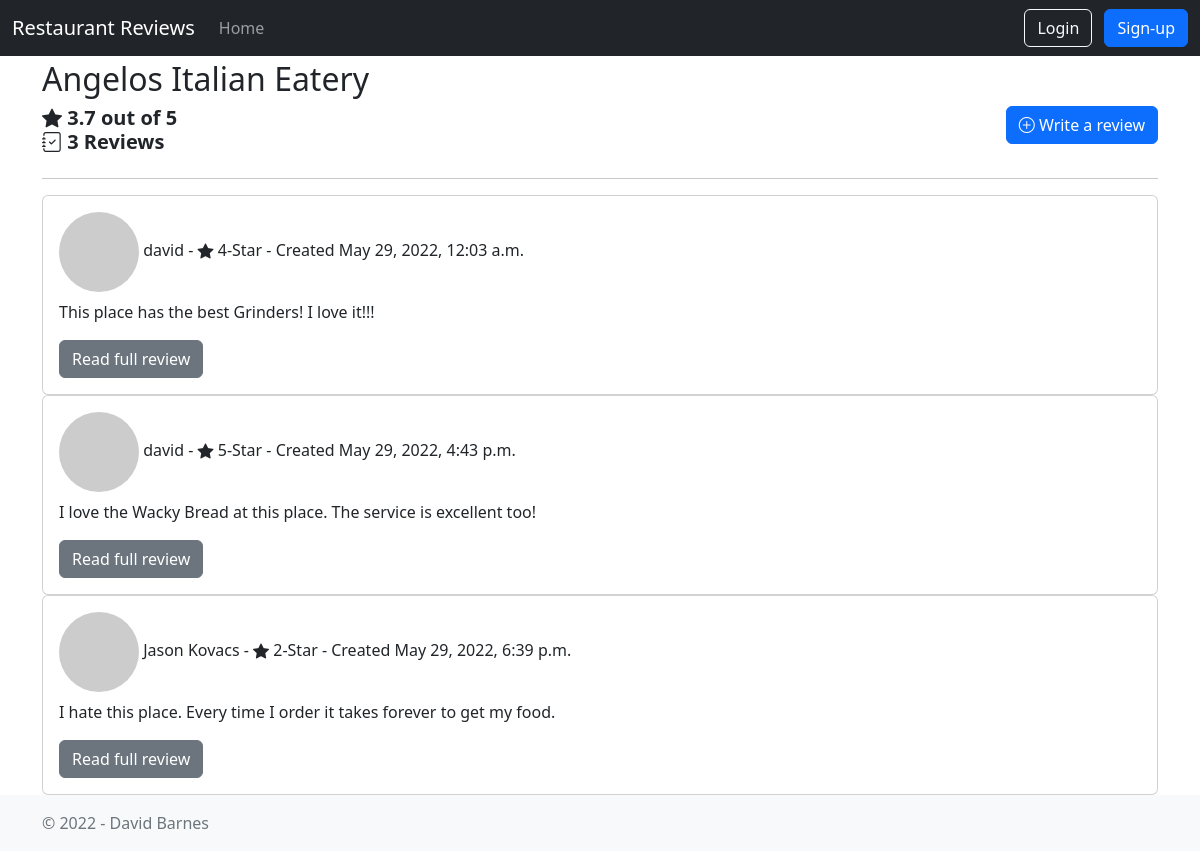
Page /restaurant/1/ on the committed database.
### restaurant/models.py (models this page shows, shortened)
class Restaurant(models.Model):
    name = models.CharField(max_length=200)
    created = models.DateTimeField(auto_now_add=True)
    updated = models.DateTimeField(auto_now=True)
    def avg_rating(self):
        return self.reviews.all().aggregate(Avg("rating"))["rating__avg"]
    def review_count(self):
        return self.reviews.count()

class Review(models.Model):
    restaurant = models.ForeignKey(
        Restaurant,
        on_delete=models.CASCADE,
        related_name="reviews",
    )
    author = models.ForeignKey(
        "auth.User",
        on_delete=models.CASCADE,
        related_name="reviews",
    )
    body = models.TextField()
    rating = models.IntegerField(choices=RATING_CHOICES)
    created = models.DateTimeField(auto_now_add=True)
    updated = models.DateTimeField(auto_now=True)

### restaurant/views.py (the view)
class RestaurantDetailView(DetailView):
    model = Restaurant
    template_name = "restaurant_detail.html"
    context_object_name = "restaurant"

### restaurant/templatetags/helper_tags.py (called while the page is built)
@register.simple_tag(takes_context=True)
def get_avatar_url(context, user=None, email=None, size=None, default="mp"):
    if not size:
        size = 25
    email = email or ""
    if not email and user and hasattr(user, "email"):
        email = user.email or ""
    return "https://www.gravatar.com/avatar/{hash}?s={size}&d={default}".format(
        hash=md5(email.encode("utf-8")).hexdigest(),
        size=size or "",
        default=default,
    )

### templates/restaurant_detail.html (shortened to what this page needs)
{% extends "base.html" %}
{% block content %}
  <h2>{{ restaurant.name }}</h2>
  {% include "partials/_restaurant_stats.html" %}
  <div class="float-end">
    <a href="{% url "review_new" restaurant.pk %}" class="btn btn-primary">
      <i class="bi bi-plus-circle" aria-hidden="true"></i>
      Write a review
    </a>
  </div>
  <div class="clearfix"></div>
  <hr>
  {% if restaurant.reviews.exists %}
    {% for review in restaurant.reviews.all %}
      <div class="card">
        <div class="card-body">
          {% include 'partials/_review.html' %}
          <a href="{% url "review_detail" review.pk %}" class="btn btn-secondary">
            Read full review
          </a>
        </div>
      </div>
    {% endfor %}
  {% else %}
    There are no reviews yet.
  {% endif %}
{% endblock content %}

### templates/partials/_restaurant_stats.html
<div class="blog-post-meta float-start">
  <h5>
  {% if restaurant.avg_rating %}
    <i class="bi bi-star-fill"></i> <b>{{ restaurant.avg_rating|floatformat }} out of 5</b>
  {% else %}
    <i class="bi bi-star-fill"></i> <b>No ratings yet</b>
  {% endif %}
  <br>
  {% if restaurant.review_count > 0 %}
    <i class="bi bi-journal-check"></i> <b>{{ restaurant.review_count }} Reviews</b>
  {% else %}
    <i class="bi bi-journal-check"></i> <b>No reviews yet</b>
  {% endif %}
  </h5>
</div>

### templates/partials/_review.html
{% load helper_tags %}
<h6 class="card-title">
  <img src="{% get_avatar_url email=review.author.email %}" class="rounded-circle" alt="user image">
  {% if review.author.first_name and review.author.last_name %}
    {{ review.author.first_name }} {{ review.author.last_name }}
  {% else %}
    {{ review.author.username }}
  {% endif %}
  - <i class="bi bi-star-fill"></i> {{ review.rating }}-Star
  - Created {{ review.created }}
</h6>
<p class="card-text">{{ review.body }}</p>

### rows in the picture
Restaurant: name "Angelos Italian Eatery", avg_rating "3.7", review_count "3"
Review: author.username "david", rating "4", created "May 29, 2022, 12:03 a.m.", body "This place has the best Grinders! I love it!!!"
Review: author.username "david", rating "5", created "May 29, 2022, 4:43 p.m.", body "I love the Wacky Bread at this place. The service is excellent too!"
Review: author.first_name "Jason", author.last_name "Kovacs", rating "2", created "May 29, 2022, 6:39 p.m.", body "I hate this place. Every time I order it takes forever to get my food."
